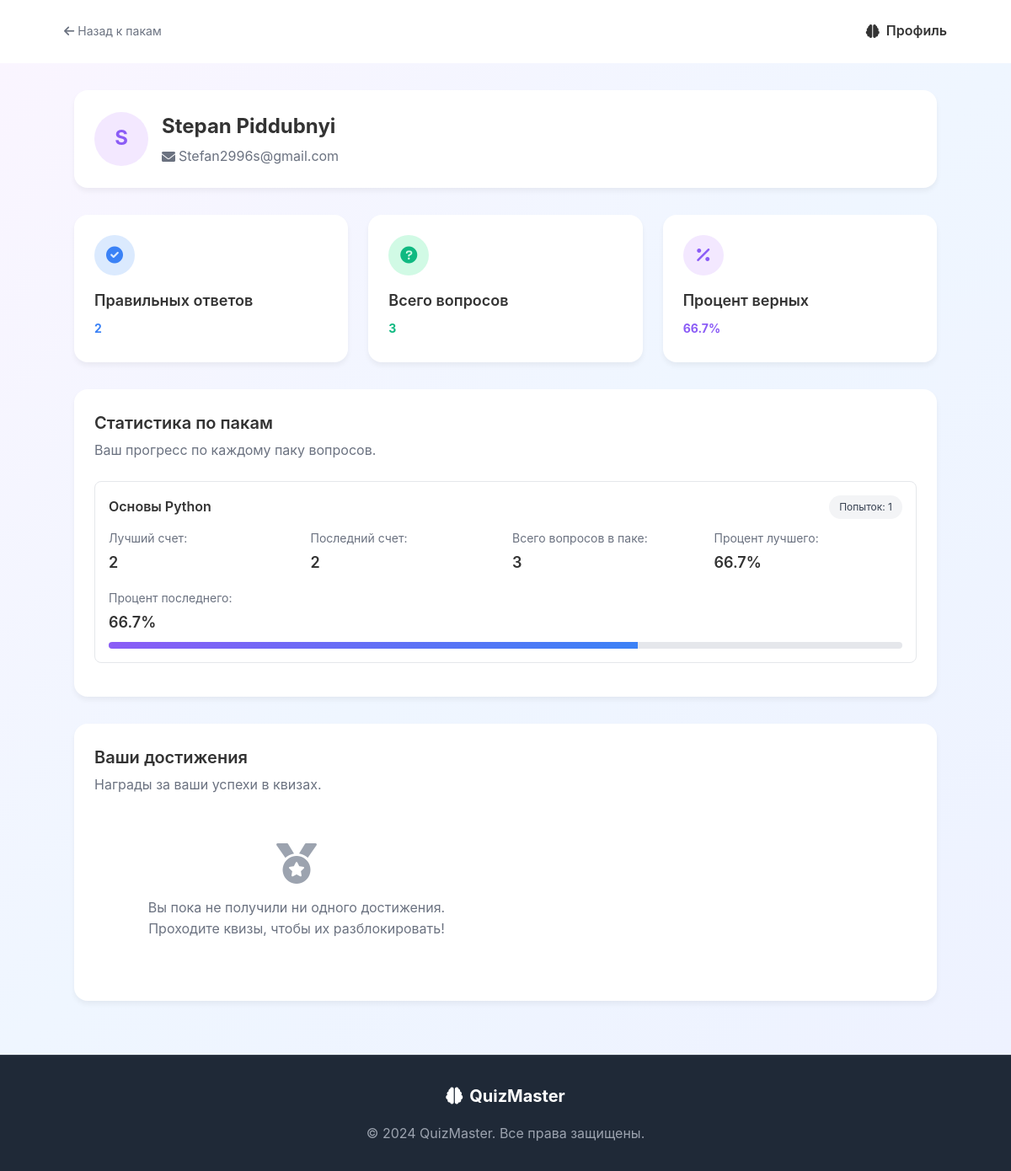
The app's page /profile (signed in) with its own data.
### app.py (models this page shows, shortened)
class User(db.Model):
    id = db.Column(db.Integer, primary_key=True)
    name = db.Column(db.String(80), unique=False, nullable=False)
    email = db.Column(db.String(120), unique=True, nullable=False)
    password_hash = db.Column(db.String(128), nullable=False)
    registered_at = db.Column(db.DateTime, nullable=False, default=datetime.utcnow)
    quiz_stats = db.relationship('UserQuizStat', backref='user', lazy=True)

class UserQuizStat(db.Model):
    id = db.Column(db.Integer, primary_key=True)
    user_id = db.Column(db.Integer, db.ForeignKey('user.id'), nullable=False)
    quiz_pack_id = db.Column(db.Integer, db.ForeignKey('quiz_pack.id'), nullable=False)
    games_played = db.Column(db.Integer, default=0)
    total_correct = db.Column(db.Integer, default=0)
    total_questions = db.Column(db.Integer, default=0)
    last_score = db.Column(db.Integer, default=0)
    best_score = db.Column(db.Integer, default=0)
    __table_args__ = (db.UniqueConstraint('user_id', 'quiz_pack_id', name='_user_quiz_uc'),)

class QuizPack(db.Model):
    id = db.Column(db.Integer, primary_key=True)
    title = db.Column(db.String(100), unique=True, nullable=False)
    description = db.Column(db.String(500), nullable=True)
    image_url = db.Column(db.String(200), nullable=True)
    color = db.Column(db.String(20), default='blue')
    difficulty = db.Column(db.String(20), default='Легкий')
    questions = db.relationship('Question', backref='quiz_pack', lazy=True)
    user_stats = db.relationship('UserQuizStat', backref='quiz_pack', lazy=True)

### app.py (the view)
@app.route("/profile")
def profile():
    if not g.user:
        flash("Пожалуйста, войдите, чтобы просматривать свой профиль.", "warning")
        return redirect(url_for('login'))
    total_questions = 0
    correct_answers = 0
    pack_stats = {}
    user_quiz_stats = UserQuizStat.query.filter_by(user_id=g.user.id).all()
    for stat in user_quiz_stats:
        pack = QuizPack.query.get(stat.quiz_pack_id)
        if pack:
            total_questions += stat.total_questions
            correct_answers += stat.total_correct
            pack_stats[pack.id] = {
                'pack_title': pack.title,
                'attempts': stat.games_played,
                'best_score': stat.best_score,
                'last_score': stat.last_score,
                'total_questions': len(pack.questions) # Используем len() напрямую
            }
    return render_template("profile.html",
                           total_questions=total_questions,
                           correct_answers=correct_answers,
                           pack_stats=pack_stats)

### app.py (called while the page is built)
@app.before_request
def create_tables_if_not_exist():
    if not os.path.exists(database_path):
        with app.app_context():
            db.create_all()
            print("Database 'quiz_app.db' and tables created.")
            _create_initial_data()  # Вызываем функцию для добавления начальных данных

@app.before_request
def load_logged_in_user():
    user_id = session.get('user_id')
    if user_id is None:
        g.user = None
    else:
        g.user = User.query.get(user_id)

@app.context_processor
def inject_user():
    return dict(user=g.user)

### templates/profile.html (shortened to what this page needs)
{% extends "base.html" %}
{% block header %}
<header class="header header-compact-padding">
    <div class="container">
        <div class="header-content">
            <a href="{{ url_for('packs') }}" class="back-link">
                <i class="fas fa-arrow-left"></i>
                Назад к пакам
            </a>
            <div class="quiz-title">
                <i class="fas fa-brain"></i>
                <span>Профиль</span>
            </div>
        </div>
    </div>
</header>
{% endblock %}
{% block content %}
<div class="profile-bg">
    <div class="profile-container">
        <div class="profile-card">
            <div class="user-info">
                <div class="user-avatar">
                    {{ g.user.name[0]|upper if g.user else '?' }}
                </div>
                <div class="user-details">
                    <h2>{{ g.user.name if g.user else 'Гость' }}</h2>
                    <p><i class="fas fa-envelope"></i> {{ g.user.email if g.user else 'N/A' }}</p>
                </div>
            </div>
        </div>
        <div class="stats-grid">
            <div class="stat-card blue">
                <div class="stat-icon">
                    <i class="fas fa-check-circle"></i>
                </div>
                <div class="stat-content">
                    <h3>Правильных ответов</h3>
                    <p class="stat-number">{{ correct_answers }}</p>
                </div>
            </div>
            <div class="stat-card green">
                <div class="stat-icon">
                    <i class="fas fa-question-circle"></i>
                </div>
                <div class="stat-content">
                    <h3>Всего вопросов</h3>
                    <p class="stat-number">{{ total_questions }}</p>
                </div>
            </div>
            <div class="stat-card purple">
                <div class="stat-icon">
                    <i class="fas fa-percentage"></i>
                </div>
                <div class="stat-content">
                    <h3>Процент верных</h3>
                    <p class="stat-number">
                        {% if total_questions > 0 %}
                            {{ "%.1f" | format((correct_answers / total_questions) * 100) }}%
                        {% else %}
                            0.0%
                        {% endif %}
                    </p>
                </div>
            </div>
        </div>
        <div class="pack-stats-card">
            <div class="card-header">
                <h3>Статистика по пакам</h3>
                <p>Ваш прогресс по каждому паку вопросов.</p>
            </div>
            {% if pack_stats %}
                {% for pack_id, pack_stat in pack_stats.items() %}
                <div class="pack-stat-item">
                    <div class="pack-stat-header">
                        <h4>{{ pack_stat.pack_title }}</h4>
                        <span class="attempts-badge">Попыток: {{ pack_stat.attempts }}</span>
                    </div>
                    <div class="pack-stat-details">
                        <div class="stat-detail">
                            <span class="label">Лучший счет:</span>
                            <span class="value">{{ pack_stat.best_score }}</span>
                        </div>
                        <div class="stat-detail">
                            <span class="label">Последний счет:</span>
                            <span class="value">{{ pack_stat.last_score }}</span>
                        </div>
                        <div class="stat-detail">
                            <span class="label">Всего вопросов в паке:</span>
                            <span class="value">{{ pack_stat.total_questions }}</span>
                        </div>
                        <div class="stat-detail">
                            <span class="label">Процент лучшего:</span>
                            <span class="value">
                                {% if pack_stat.total_questions > 0 %}
                                    {{ "%.1f" | format((pack_stat.best_score / pack_stat.total_questions) * 100) }}%
                                {% else %}
                                    0.0%
                                {% endif %}
                            </span>
                        </div>
                        <div class="stat-detail">
                            <span class="label">Процент последнего:</span>
                            <span class="value">
                                {% if pack_stat.total_questions > 0 %}
                                    {{ "%.1f" | format((pack_stat.last_score / pack_stat.total_questions) * 100) }}%
                                {% else %}
                                    0.0%
                                {% endif %}
                            </span>
                        </div>
                    </div>
                    <div class="progress-bar small">
                        <div class="progress-fill" style="width: {{ "%.1f" | format((pack_stat.best_score / pack_stat.total_questions) * 100) if pack_stat.total_questions > 0 else 0 }}%;"></div>
                    </div>
                </div>
                {% endfor %}
            {% else %}
                <div class="empty-state">
                    <i class="fas fa-chart-line"></i>
                    <p>Пока нет статистики по пакам. Начните проходить квизы!</p>
                    <a href="{{ url_for('packs') }}" class="btn btn-primary">Найти паки</a>
                </div>
            {% endif %}
        </div>
        <div class="achievements-card">
            <div class="card-header">
                <h3>Ваши достижения</h3>
                <p>Награды за ваши успехи в квизах.</p>
            </div>
            <div class="achievements-grid">
                {% if user_achievements %}
                    {% for achievement in user_achievements %}
                    <div class="achievement {% if achievement.unlocked %}unlocked{% endif %}">
                        <i class="{{ achievement.icon }}"></i>
                        <div class="achievement-info">
                            <h4>{{ achievement.title }}</h4>
                            <p>{{ achievement.description }}</p>
                        </div>
                    </div>
                    {% endfor %}
                {% else %}
                    <div class="empty-state">
                        <i class="fas fa-medal"></i>
                        <p>Вы пока не получили ни одного достижения. Проходите квизы, чтобы их разблокировать!</p>
                    </div>
                {% endif %}
            </div>
        </div>
    </div>
</div>
{% endblock %}

### templates/base.html (shortened to what this page needs)
<!DOCTYPE html>
<html lang="ru">
<head>
    <link rel="stylesheet" href="{{ url_for('static', filename='css/style.css') }}">
    <link href="https://cdnjs.cloudflare.com/ajax/libs/font-awesome/6.0.0/css/all.min.css" rel="stylesheet">
</head>
<body>
    {% block header %}{% endblock %}
    <main class="content-wrapper">
        {% block content %}{% endblock %}
    </main>
    <footer class="footer">
        <div class="container">
            <div class="footer-content">
                <div class="footer-logo">
                    <i class="fas fa-brain"></i>
                    <span>QuizMaster</span>
                </div>
                <p>&copy; 2024 QuizMaster. Все права защищены.</p>
            </div>
        </div>
    </footer>
</body>
</html>

### records on screen
User: user "S", user "Stepan Piddubnyi", user "Stefan2996s@gmail.com"
UserQuizStat: pack_title "Основы Python", attempts "1", best_score "2", last_score "2", total_questions "3", best_score "66.7", last_score "66.7"

### other values on screen
{{ correct_answers }} "2"
{{ total_questions }} "3"
{{ "%.1f" | format((correct_answers / total_questions) * 100) }} "66.7"
